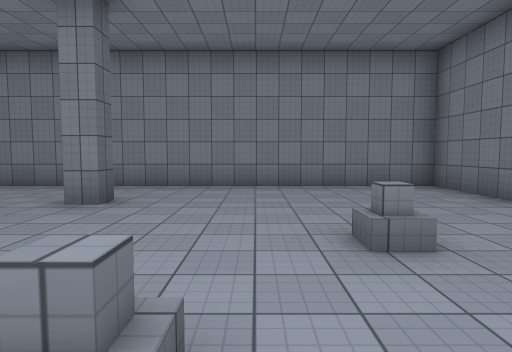
[1] (above)

20 first-person views from a walk through a scene from a Unity 3-D project. The camera is 1.5 m above the floor, tilts 4° down and sees 75° across. Doors are open. The floor is counted in squares, 2 m on a side. Each view is taken from the middle of a square. On the plan, view 1 faces up. The plan holds only what a view shows up to about 11 squares ahead; the rest is blank. The place goes on beyond the plan. The player character is not drawn. Some animated figures are not drawn. Surface patterns are stand-ins for the level's own textures.

[2]
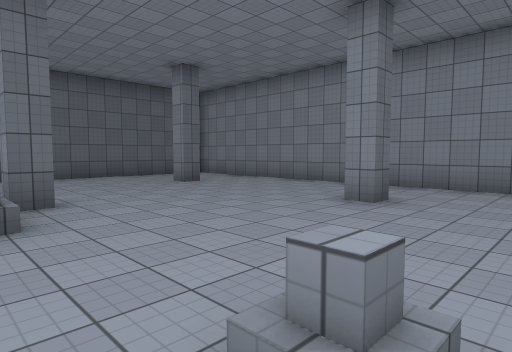

[3]
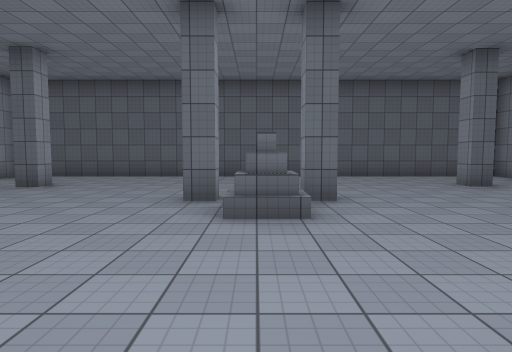

[4]
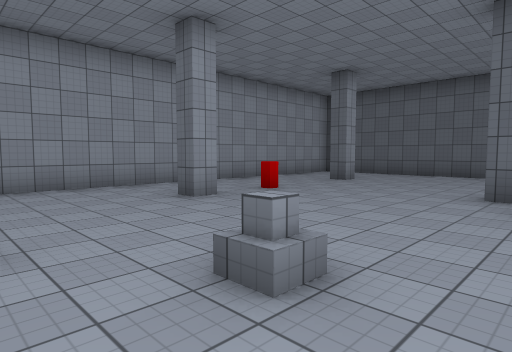

[5]
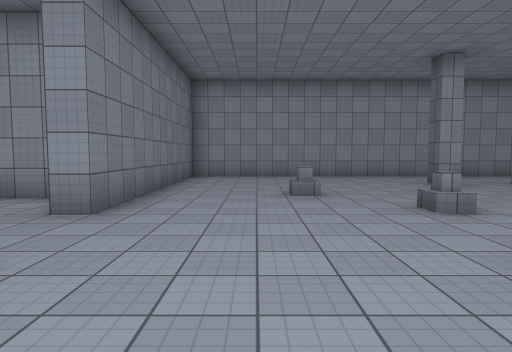

[6]
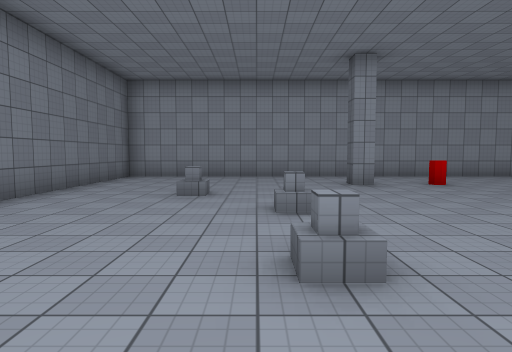

[7]
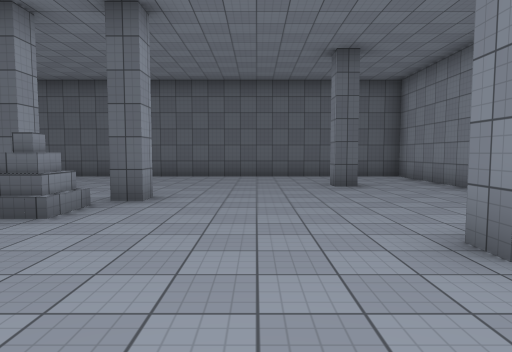

[8]
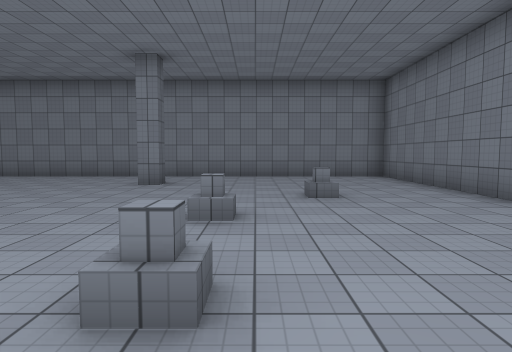

[9]
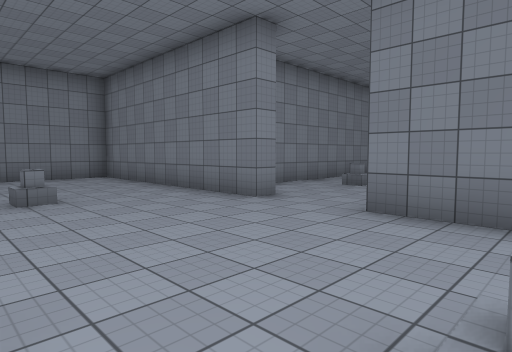

[10]
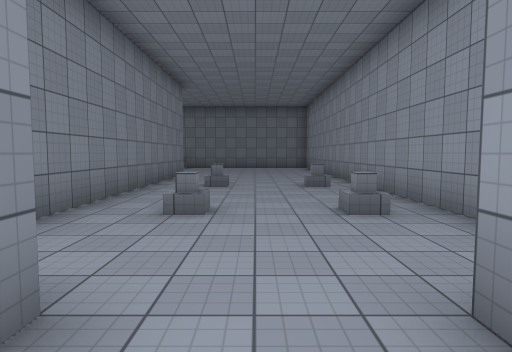

[11]
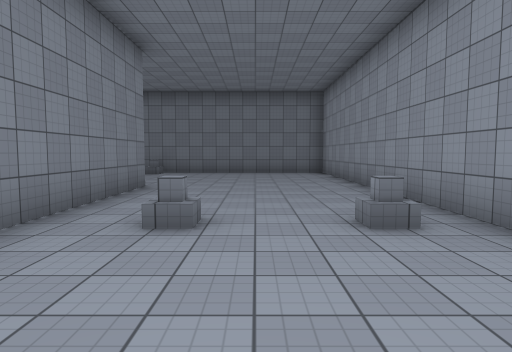

[12]
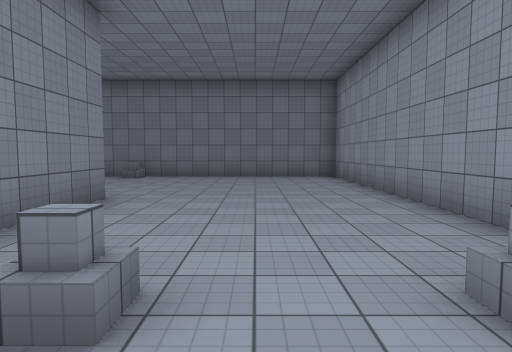

[13]
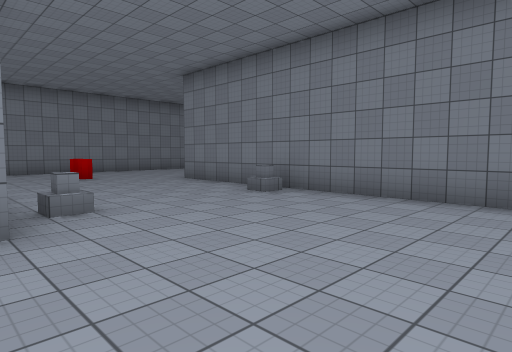

[14]
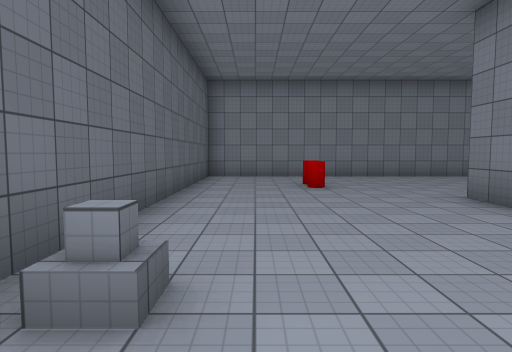

[15]
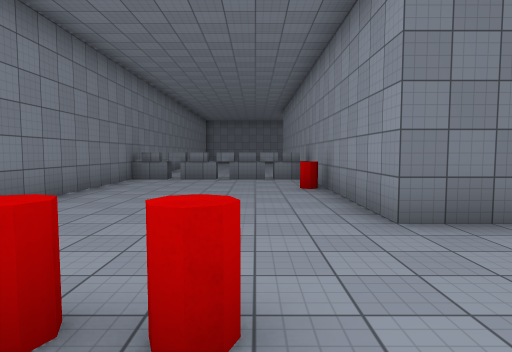

[16]
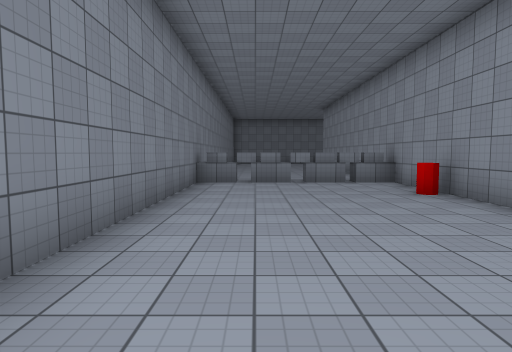

[17]
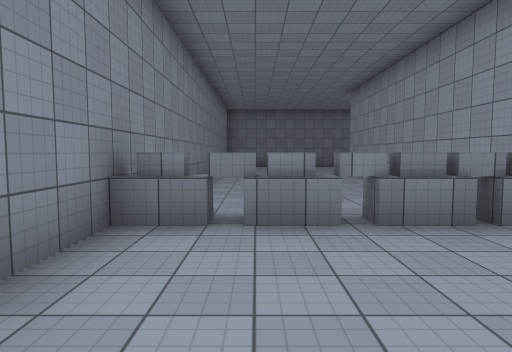

[18]
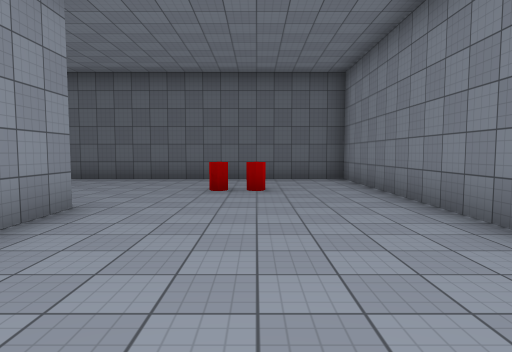

[19]
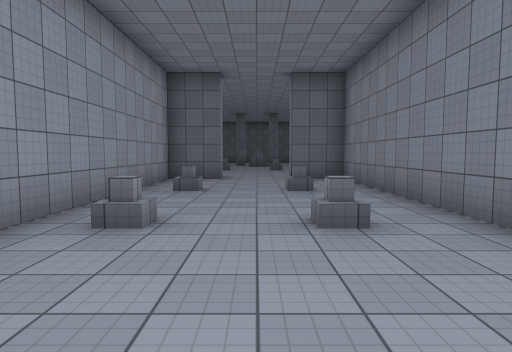

[20]
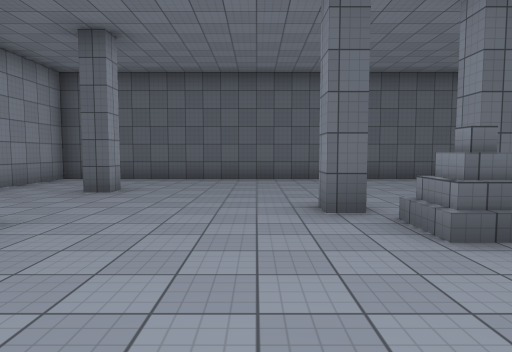

### Floor plan
Key: @ floor where view 1 was taken; # wall or solid block; . floor; / step, stairs or slope; D open door; = window, fence, low wall or low ledge; ^ raised ledge; C column.
Columns run from 11 left of view 1 to 28 right of it. Each row starts with its distance up from view 1.
 13                          ###############
 12                          #...........^.
 11                          #...........^.
 10                          #..=........^.
  9                          #..=........^.
  8 ################         #........#..^
  7 #..............#         #.....########
  6 #..............#         #.....#
  5 #...C....C.....#         #.....#
  4 #..............#         #.....#
  3 #.........../..###########.....#
  2 #..............#...............#
  1 #.....C........D...............#
  0 #....../...@...D...............#
 -1 #.....C........D...............#
 -2 #..............#...............#
 -3 #.........../..#################
 -4 #..............#
 -5 #...C....C.....#
 -6 #..............#
 -7 #..............#
 -8 ################

Where each view was taken, in squares from view 1:
view 1: 0 up, 0 right, facing up
view 2: 0 up, 0 right, facing up-left
view 3: 0 up, 0 right, facing left
view 4: 0 up, 1 right, facing down-left
view 5: 3 up, 2 right, facing down
view 6: 3 up, 0 right, facing down
view 7: 3 up, 0 right, facing left
view 8: 3 down, 0 right, facing up
view 9: 3 down, 0 right, facing up-right
view 10: 0 up, 3 right, facing right
view 11: 0 up, 7 right, facing right
view 12: 0 up, 9 right, facing right
view 13: 1 down, 14 right, facing up-right
view 14: 2 up, 16 right, facing up
view 15: 9 up, 16 right, facing right
view 16: 11 up, 17 right, facing right
view 17: 11 up, 22 right, facing right
view 18: 10 up, 24 right, facing left
view 19: 0 up, 14 right, facing left
view 20: 2 down, 1 left, facing left
